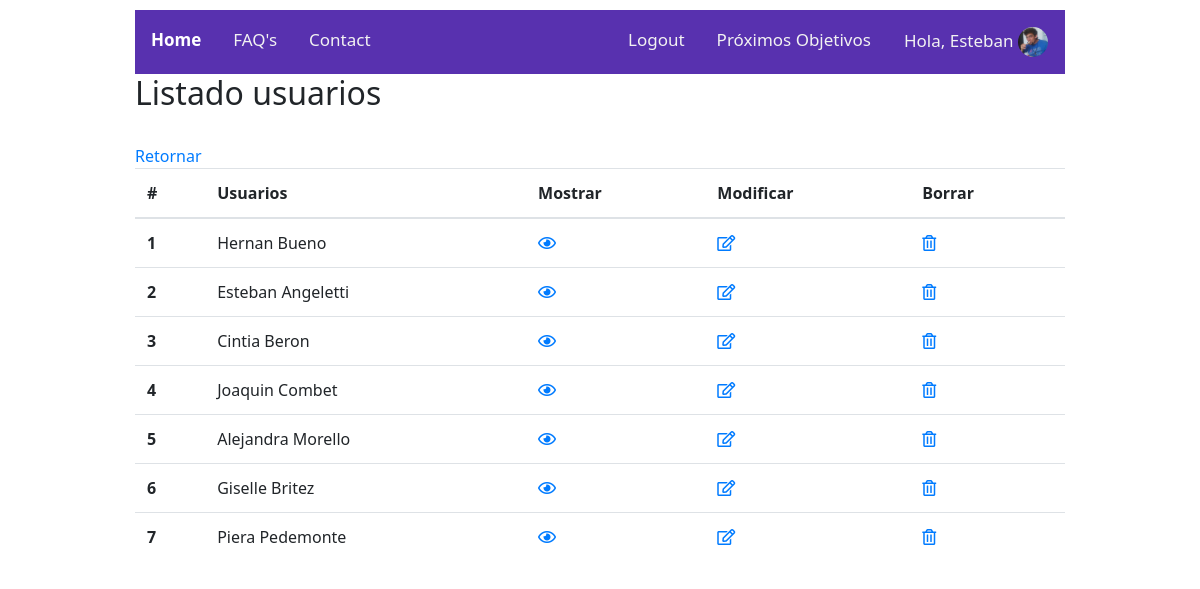
The page /listadoUsuariosAdmin.php (signed in) on the database its author committed.
### tables this page shows
CREATE TABLE `users` (
  `id` int(10) unsigned NOT NULL AUTO_INCREMENT,
  `created_at` timestamp NULL DEFAULT NULL,
  `updated_at` timestamp NULL DEFAULT NULL,
  `first_name` varchar(100) NOT NULL,
  `last_name` varchar(100) NOT NULL,
  `gender` varchar(1) NOT NULL,
  `age` int(2) DEFAULT NULL,
  `weight` float(3,1) DEFAULT NULL,
  `height` int(3) DEFAULT NULL,
  `email` varchar(50) NOT NULL,
  `password` varchar(200) NOT NULL,
  `avatar` varchar(50) NOT NULL,
  `role` int(1) DEFAULT 1,
  PRIMARY KEY (`id`)
);

### clases/Query.php (called while the page is built, shortened)
<?php
class Query {
    static public function listado($pdo, $tabla) {
        $sql = "SELECT * FROM $tabla";
        $consulta = $pdo->query($sql);
        $listado = $consulta->fetchall(PDO::FETCH_ASSOC);
        return $listado;
    }
}
?>

### listadoUsuariosAdmin.php (the view, shortened to what this page needs)
<?php
require_once("autoload.php");
$listadoUsuarios = Query::listado($pdo,'users');
?>
<!DOCTYPE html>
<html>
  <?php include("head.php");?>
    <div class="container">
      <?php include("header.php");?>
          <h2> Listado usuarios </h2>
          <br>
    </div>
    <body>
      <div class="container">
        <table class="table">
          <thead>
            <tr>
              <th scope="col"> # </th>
              <th scope="col"> Usuarios </th>
              <th scope="col"> Mostrar </th>
              <th scope="col"> Modificar </th>
              <th scope="col"> Borrar </th>
            </tr>
          </thead>
          <tbody>
              <?php foreach ($listadoUsuarios as $key => $value):?>
                <tr>
                  <th scope="row"> <?= $value["id"] ?> </th>
                  <td> <?=$value["first_name"]." ".$value["last_name"];?> </td>
                  <td><a href="mostrarUsuarioAdmin.php?id=<?=$value['id'];?>">
                        <i class="far fa-eye"></i>
                      </a>
                  </td>
                  <td><a href="modificarUsuarioAdmin.php?id=<?=$value['id'];?>">
                        <i class="far fa-edit"></i>
                      </a>
                  </td>
                  <td><a href="eliminarUsuarioAdmin.php?id=<?=$value['id'];?>">
                        <i class="far fa-trash-alt"></i>
                      </a>
                  </td>
                </tr>
              <?php endforeach;?>
          </tbody>
      </div>
  <a href="perfil.php">Retornar</a>
</html>

### css/styles.css (style rules this page uses)
* { box-sizing: border-box; margin: 0 auto; padding: 0; }
body { font-family: 'Segoe UI', Tahoma, Geneva, Verdana, sans-serif; }
.container { width: 960px; position: relative; top: 10px; }

### rows shown on the page
users: id "1", first_name "Hernan", last_name "Bueno"
users: id "2", first_name "Esteban", last_name "Angeletti"
users: id "3", first_name "Cintia", last_name "Beron"
users: id "4", first_name "Joaquin", last_name "Combet"
users: id "5", first_name "Alejandra", last_name "Morello"
users: id "6", first_name "Giselle", last_name "Britez"
users: id "7", first_name "Piera", last_name "Pedemonte"

### other values the page prints
$_SESSION["nombre"] "Esteban"
